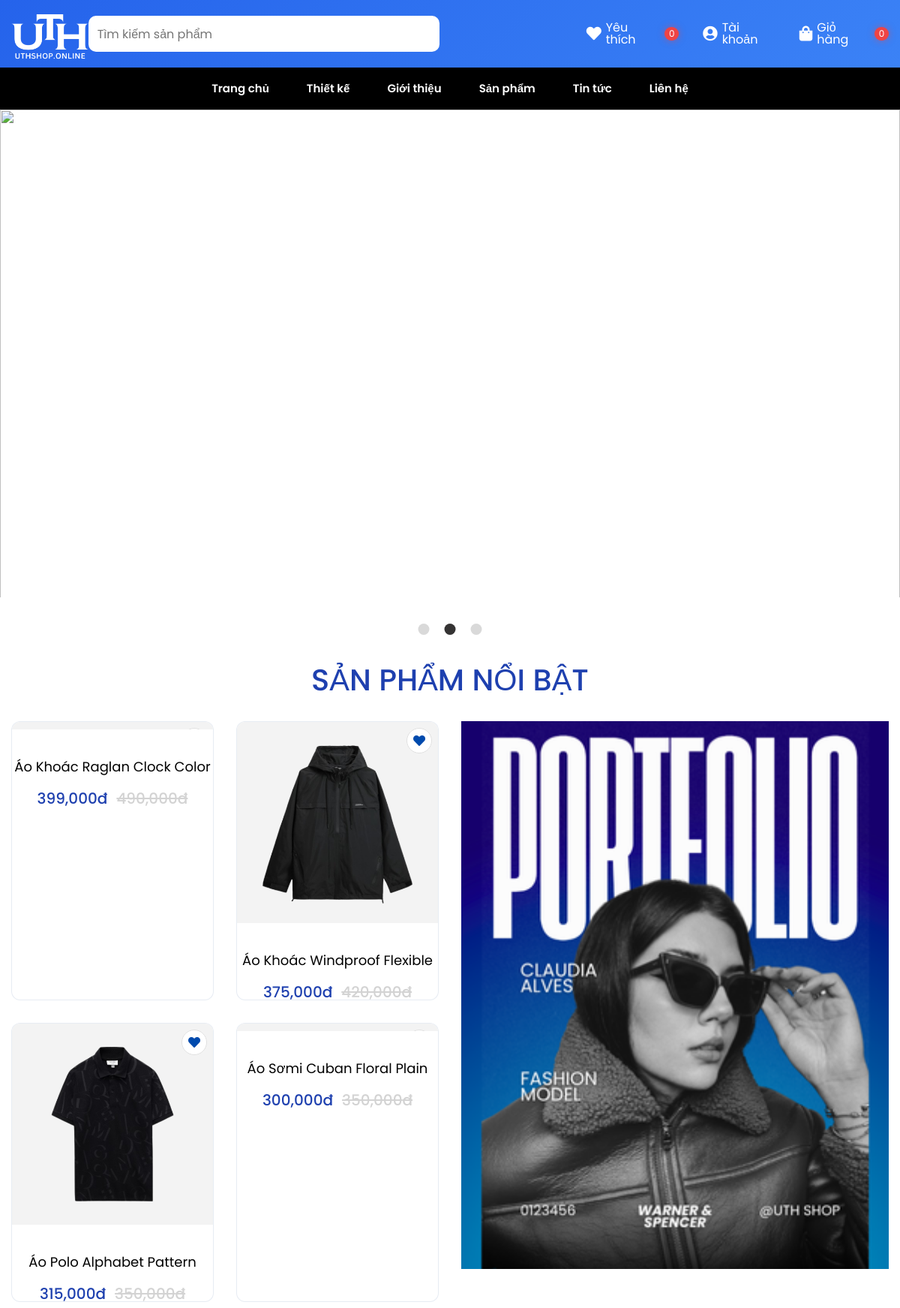
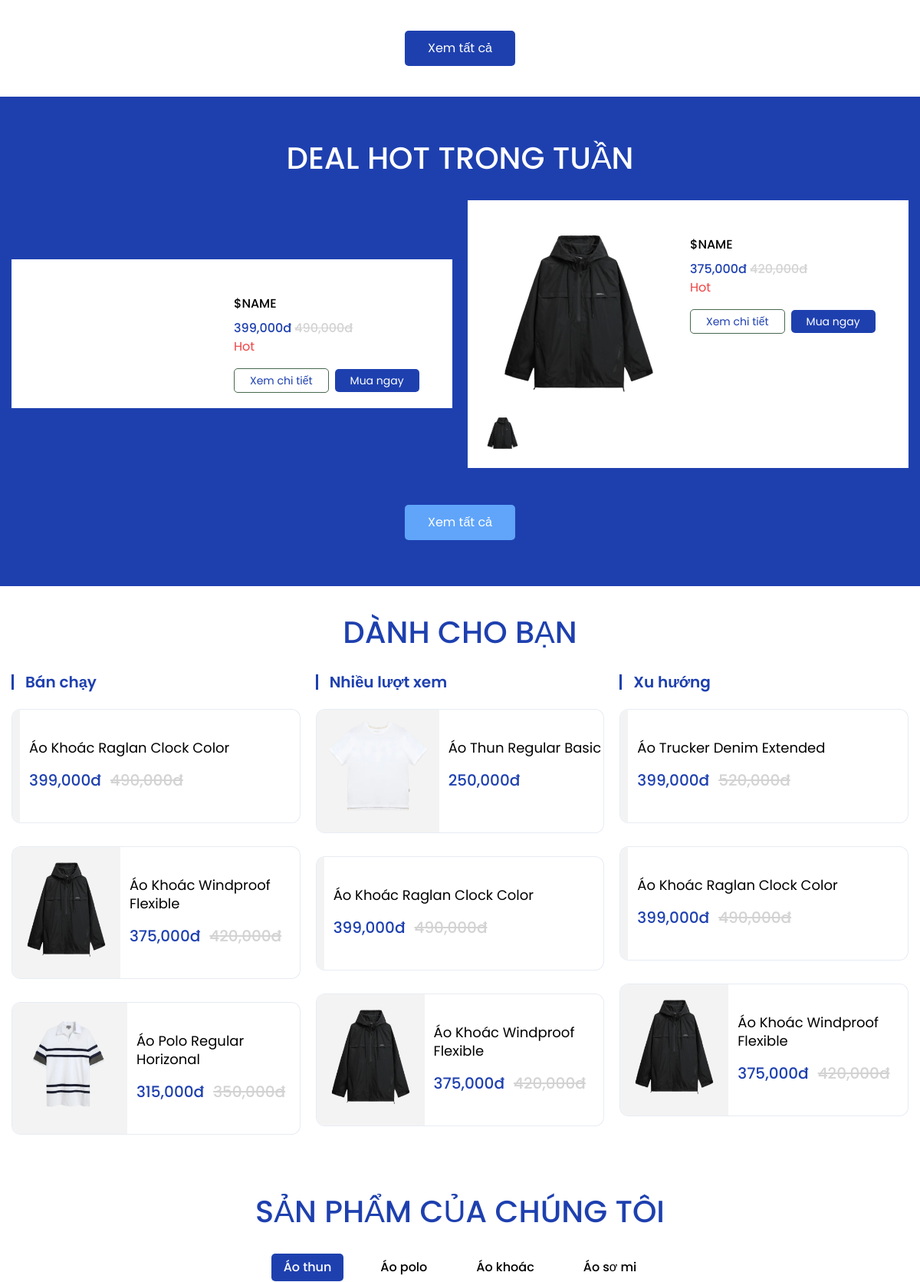
The page / (upper part) on the database its author committed (2 pictures, top to bottom).
### tables this page shows
CREATE TABLE `product` (
  `id` int(5) NOT NULL,
  `ma_sanpham` varchar(10) NOT NULL,
  `name` varchar(100) NOT NULL,
  `price` double(10,2) NOT NULL DEFAULT 0.00,
  `priceold` double(10,2) NOT NULL DEFAULT 0.00,
  `hot` tinyint(1) NOT NULL DEFAULT 0,
  `noibat` tinyint(1) NOT NULL DEFAULT 0,
  `chitiet` varchar(1000) DEFAULT NULL,
  `gioitinh` tinyint(1) DEFAULT 0,
  `idcatalog` int(3) NOT NULL,
  `bestsell` tinyint(1) NOT NULL DEFAULT 0,
  `view` int(6) NOT NULL DEFAULT 0,
  `trend` tinyint(1) NOT NULL DEFAULT 0
);

CREATE TABLE `img_product_color` (
  `id` int(8) NOT NULL,
  `main_img` varchar(200) NOT NULL,
  `sub_img1` varchar(200) DEFAULT NULL,
  `sub_img2` varchar(200) DEFAULT NULL,
  `sub_img3` varchar(200) DEFAULT NULL,
  `id_product` int(5) NOT NULL,
  `id_color` int(3) NOT NULL
);

CREATE TABLE `catalog` (
  `id` int(3) NOT NULL,
  `name` varchar(50) NOT NULL,
  `stt` int(3) NOT NULL DEFAULT 0,
  `sethome` tinyint(1) NOT NULL DEFAULT 0
);

### model/connectdb.php (called while the page is built, shortened)
<?php
function pdo_get_connection(){
   $dburl = "mysql:host=localhost;dbname=zstyle;charset=utf8";
   $username = 'root';
   $password = '';
   $conn = new PDO($dburl, $username, $password);
   $conn->setAttribute(PDO::ATTR_ERRMODE, PDO::ERRMODE_EXCEPTION);
   return $conn;
}
function pdo_query($sql){
   $sql_args = array_slice(func_get_args(), 1);
   try{
       $conn = pdo_get_connection();
       $stmt = $conn->prepare($sql);
       $stmt->execute($sql_args);
       $rows = $stmt->fetchAll();
       return $rows;
   }
   catch(PDOException $e){
       throw $e;
   }
   finally{
       unset($conn);
   }
}
function pdo_query_one($sql){
   $sql_args = array_slice(func_get_args(), 1);
   try{
       $conn = pdo_get_connection();
       $stmt = $conn->prepare($sql);
       $stmt->execute($sql_args);
       $row = $stmt->fetch(PDO::FETCH_ASSOC);
       return $row;
   }
   catch(PDOException $e){
       throw $e;
   }
   finally{
       unset($conn);
   }
}
?>

### model/catalog.php (called while the page is built, shortened)
<?php
   function getcatalog_home(){
      $sql="SELECT * FROM catalog where sethome=1 ORDER BY stt";
      return pdo_query($sql);
   }
?>

### model/product.php (the view, shortened to what this page needs)
<?php
   function sale($item){
      if($item['priceold']>0){
         return '<span class="product-price-old">'.number_format($item['priceold'],0,'',',').'đ</span>';
      }else{
         return '';
      }
   }
   function showproduct($product){
         extract($product);
         $img=getimg_product_main($id)['main_img'];
            $linkdetail='index.php?pg=detail&id='.$id;
            $isLoggedIn = (isset($_SESSION['loginuser']) && isset($_SESSION['role']) && $_SESSION['role']==0 && isset($_SESSION['iduser']));
            $isFav = false;
            $favClass = $isFav ? ' active' : '';
            $strproduct='<div class="product-item">
                              <div class="product-images">
                              <a href="'.$linkdetail.'">
                                 '.check_img($img).'
                              </a>
                              <button class="wishlist-toggle'.$favClass.'" data-product-id="'.$id.'" title="Yêu thích">
                                <i class="fa fa-heart" aria-hidden="true"></i>
                              </button>
                              <div class="icons">
                                 <a href="'.$linkdetail.'" class="views">Xem chi tiết</a>
                                 <a href="index.php?pg=checkout&id='.$id.'" class="add">Mua ngay</a>
                              </div>
                              </div>
                              <div class="product-title">'.$name.'</div>
                              <div class="product-price">
                              '.number_format($product['price'],0,'',',').'đ
                                 '.sale($product).'
                              </div>
                           </div>';
            return $strproduct;
   }
   function check_img($img){
      $projectRoot = dirname(__DIR__);
      $urlBase = PATH_IMG;
      if(is_array($img)){
         $html_img='';
         foreach ($img as $item) {
            $filename = str_replace(["\n","\r"],"", $item);
            $fsPath = $projectRoot . DIRECTORY_SEPARATOR . 'upload' . DIRECTORY_SEPARATOR . $filename;
            $url = $urlBase.$filename;
            if(is_file($fsPath)){
               $html_img.= '<img src="'.$url.'">';
            }
         }
         return $html_img;
      }else{
         $filename = str_replace(["\n","\r"],"", $img);
         $fsPath = $projectRoot . DIRECTORY_SEPARATOR . 'upload' . DIRECTORY_SEPARATOR . $filename;
         $url = $urlBase.$filename;
         if(is_file($fsPath)){
            return '<img src="'.$url.'">';
         }else{
            return '';
         }
      }
   }
   function showproduct_box($product){
         extract($product);
         $img=getimg_product_main($id);
            $linkdetail='index.php?pg=detail&id='.$id;
                  $isLoggedIn = (isset($_SESSION['loginuser']) && isset($_SESSION['role']) && $_SESSION['role']==0 && isset($_SESSION['iduser']));
                  $isFav = false;
                  $strproduct='<div class="deal-item">
            <div class="deal-list">
              <div class="deal-item__image">
                <a href="'.$linkdetail.'">
                  '.check_img($img['main_img']).'
                </a>
                <div class="deal-items">
                  '.check_img($img).'
                </div>
              </div>
              <div class="deal-content">
                <div class="deal-title">$name</div>
                <div class="deal-price">'.number_format($product['price'],0,'',',').'đ
                '.sale($product).'
                </div>
                <div class="deal-bestseller">Hot</div>
                <div class="deal-auth">
                  <a href="'.$linkdetail.'" class="deal-view">Xem chi tiết</a>
                  <a href="index.php?pg=checkout&id='.$id.'" class="add"><button class="deal-btn">Mua ngay</button></a>
                </div>
              </div>
            </div>
          </div>';
            return $strproduct;
   }
   function showproduct_column($product, $trangthai){
      $i=0;
      $strproduct='';
      foreach ($product as $item) {
         $i++;
         extract($item);
         $img=getimg_product_main($id)['main_img'];
         $img = str_replace(array("\n", "\r", " "), "", $img);
         $hinh=PATH_IMG.$img;
         if(is_file($hinh)){
            $img2= '<img class="top-img" src="'.$hinh.'">';
         }else{
            $img2= '';
         }
            $linkdetail='index.php?pg=detail&id='.$id;
            if($i==1){
               $strproduct.='<div class="top-item">
                              <h2 class="top-item-title">'.$trangthai.'</h2>
                              <div class="product-item top-flex">
                              <div class="product-images">
                              <a href="'.$linkdetail.'">
                                 '.$img2.'
                              </a>
                              </div>
                              <div class="top-body">
                              <div class="product-title">'.$name.'</div>
                              <div class="product-price">'.number_format($item['price'],0,'',',').'đ
                              '.sale($item).'
                              </div>
                              <div class="top-btn">
                              <a href="index.php?pg=checkout&id='.$id.'" class="add"><button class="deal-btn">Mua ngay</button></a>
                              </div>
                              </div>
                           </div>
                           </div>';
            }else{
               $strproduct.='<div class="top-item">
                              <div class="product-item top-flex">
                              <div class="product-images">
                              <a href="'.$linkdetail.'">
                                 '.$img2.'
                              </a>
                              </div>
                              <div class="top-body">
                              <div class="product-title">'.$name.'</div>
                              <div class="product-price">'.number_format($item['price'],0,'',',').'đ
                              '.sale($item).'
                              </div>
                              <div class="top-btn">
                              <a href="index.php?pg=checkout&id='.$id.'" class="add"><button class="deal-btn">Mua ngay</button></a>
                              </div>
                              </div>
                           </div>
                           </div>';
            }
     }
     echo $strproduct;
   }
   function getproduct_hot($limit){
   $sql = "SELECT * FROM product where hot = 1 order by id desc limit ".$limit;
   return pdo_query($sql);
   }
   function getimg_product_main($id_product){
      $sql = "SELECT * FROM img_product_color where id_product = ? limit 1";
      return pdo_query_one($sql, $id_product);
  }
   function getproduct_noibat($limit){
      $sql = "SELECT * FROM product where noibat = 1 order by id desc limit ".$limit;
      return pdo_query($sql);
  }
  function getproduct_bestsell($limit){
   $sql = "SELECT * FROM product where bestsell = 1 order by id desc limit ".$limit;
   return pdo_query($sql);
}
function getproduct_trend($limit){
   $sql = "SELECT * FROM product where trend = 1 order by id desc limit ".$limit;
   return pdo_query($sql);
}
function getproduct_topview($limit){
   $sql = "SELECT * FROM product order by view desc limit ".$limit;
   return pdo_query($sql);
}
?>

### view/home.php (shortened to what this page needs)
<section class="hero">
   <div class="hero-slider">
     <div class="hero-item">
       <a href="index.php?pg=product">
         <img src="view/layout/assets/images/banner 2.png" alt="" />
       </a>
     </div>
   </div>
 </section>
 <section class="product">
   <div class="container">
     <div class="heading-primary">SẢN PHẨM NỔI BẬT</div>
     <div class="product-main">
       <div class="product-left">
         <div class="product-list product-list-2">
         <?php
           $html_product='';
           foreach ($product_noibat as $item) {
               $html_product.= showproduct($item);
           }
           echo $html_product;
       ?>
         </div>
       </div>
       <div class="product-right">
         <div class="product-banner">
           <a href="index.php?pg=design">
             <img class="banner-img" src="view/layout/assets/images/banner-custom-1.png" alt="" />
           </a>
         </div>
       </div>
     </div>
   </div>
   <div class="product-btn">
   <a href="index.php?pg=product"><button class="button-primary">Xem tất cả</button></a>
   </div>
 </section>
 <section class="deal">
   <div class="container">
     <div class="heading-primary deal-heading">DEAL HOT TRONG TUẦN</div>
     <div class="deal-main">
     <?php
           $html_product='';
           foreach ($product_hot as $item) {
               $html_product.= showproduct_box($item);
           }
           echo $html_product;
       ?>
     </div>
     <div class="product-btn">
       <a href="index.php?pg=product"><button class="button-primary button-secondary">Xem tất cả</button></a>
     </div>
   </div>
 </section>
 <section class="top">
   <div class="container">
     <div class="heading-primary">DÀNH CHO BẠN</div>
     <div class="top-list">
       <div class="top-main-list">
         <?= showproduct_column($product_bestsell, 'Bán chạy')?>
       </div>
       <div class="top-main-list">
       <?= showproduct_column($product_topview, 'Nhiều lượt xem')?>
       </div>
       <div class="top-main-list">
       <?= showproduct_column($product_trend, 'Xu hướng')?>
       </div>
     </div>
   </div>
 </section>
 <section class="product">
   <div class="container">
     <div class="heading-primary">SẢN PHẨM CỦA CHÚNG TÔI</div>
     <ul class="tab-menu">
       <?php
           $html_catalog='';
           $i=0;
           foreach ($catalog_home as $item) {
               $i++;
               if($i==1){
                   $html_catalog.='<li class="tab-item"><a onclick="click_catalog(this)" class="tab-link active">'.$item['name'].'</a></li>';
               }else{
                   $html_catalog.='<li class="tab-item"><a onclick="click_catalog(this)" class="tab-link">'.$item['name'].'</a></li>';
               }
           }
           echo $html_catalog;
       ?>
     </ul>
   </div>
 </section>

### rows shown on the page
product: name "Áo Khoác Raglan Clock Color", price "399,000", priceold "490,000", trangthai "Bán chạy"
product: shows a picture, name "Áo Khoác Windproof Flexible", price "375,000", priceold "420,000", img_product_color.main_img (picture), id.main_img (picture)
product: shows a picture, name "Áo Polo Alphabet Pattern", price "315,000", priceold "350,000"
product: name "Áo Sơmi Cuban Floral Plain", price "300,000", priceold "350,000"
img_product_color: main_img (picture)
product: id.main_img (picture), name "Áo Polo Regular Horizonal", price "315,000", priceold "350,000"
product: trangthai "Nhiều lượt xem", id.main_img (picture), name "Áo Thun Regular Basic", price "250,000"
product: trangthai "Xu hướng", name "Áo Trucker Denim Extended", price "399,000", priceold "520,000"
catalog: name "Áo thun"
catalog: name "Áo polo"
catalog: name "Áo khoác"
catalog: name "Áo sơ mi"

### other values the page prints
$wlCount "0"
$tentaikhoan "Tài khoản"
$cartCount "0"
